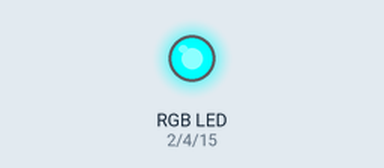
Simulated run of this sketch. Board: ESP8266 (NodeMCU). Shown: an RGB LED mixed from three pins (HIGH = lit).

Above: at 0.7 s.
At 1.8 s:
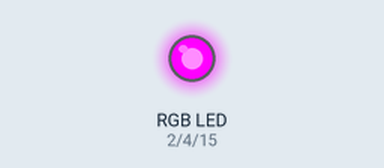
At 2.9 s:
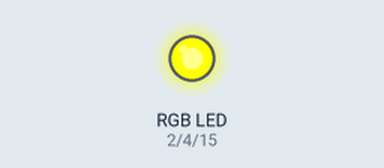
At 4.0 s:
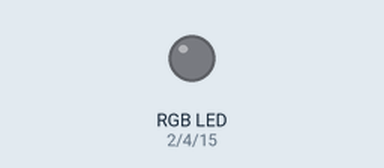
At 5.7 s:
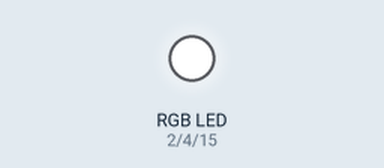
Timing chart, 0 to 6.0 s (numbered marks = the images above):
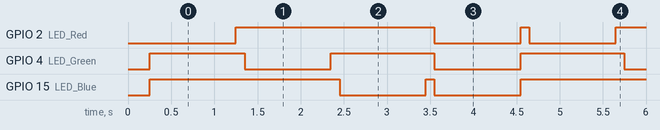

The sketch:

IPEM-1_Test_Code_RGB_LED.ino
```cpp
/*
  Dave Williams, DitroniX 2019-2023 (ditronix.net)
  IPEM-1 ESP32 ATM90E32 ATM90E36 IoT Power Energy Monitoring Energy Monitor v1.0
  Features include ESP32 IPEM ESP32 ATM90E32 ATM90E36 16bit ADC EEPROM 3Phase 3+1 CT-Clamps Current Voltage Frequency Power Factor GPIO I2C OLED SMPS D1 USB
  PCA 1.2302-201 - Test Code Firmware v1 - 18th February 2023

  The purpose of this test code is to cycle through the various main functions of the board, as shown below, as part of board bring up testing.

  Simplified Board Bring Up Test - RGB LED - Cycle through the Colours

  Remember!
  Set the BOARD to ESP32, 'WEMOS D1 MINI ESP32' DEV Module (or similar).
  You may set the BAUD rate to 921600 to speed up flashing.
  The SDK does NOT need external power to flash.  It will take Power from the USB 5V.

  Note: In the default state, upon first power up and during reset, the Green LED may be partially lit. Once programmed and the GPIO defined, the Green LED will go off after power up.

  This test code is OPEN SOURCE and formatted for easier viewing.  Although is is not intended for real world use, it may be freely used, or modified as needed.
  It is distributed on an "AS IS" BASIS, WITHOUT WARRANTIES OR CONDITIONS OF ANY KIND, either express or implied.

  Further information, details and examples can be found on our website wiki pages ditronix.net/wiki and github.com/DitroniX
*/

// **************** OUTPUTS ****************
#define LED_Red 2 // Red LED
#define LED_Green 4 // Green LED
#define LED_Blue 15 // Blue LED

void setup() {

  // Stabalise
  delay(250);

  //  Configures the specified LED GPIO as outputs
  pinMode(LED_Red, OUTPUT);
  pinMode(LED_Green, OUTPUT);
  pinMode(LED_Blue, OUTPUT);

  // LEDs Default Off State
  digitalWrite(LED_Red, HIGH);
  digitalWrite(LED_Green, HIGH);
  digitalWrite(LED_Blue, HIGH);
}

void loop() {

  // Test RGB LEDs

  // Red
  digitalWrite(LED_Red, LOW);
  delay(1000);
  digitalWrite(LED_Red, HIGH);
  delay(100);

  // Green
  digitalWrite(LED_Green, LOW);
  delay(1000);
  digitalWrite(LED_Green, HIGH);
  delay(100);

  // Blue
  digitalWrite(LED_Blue, LOW);
  delay(1000);
  digitalWrite(LED_Blue, HIGH);
  delay(100);

  // White
  digitalWrite(LED_Red, LOW);
  digitalWrite(LED_Green, LOW);
  digitalWrite(LED_Blue, LOW);
  delay(1000);
  digitalWrite(LED_Red, HIGH);
  digitalWrite(LED_Green, HIGH);
  digitalWrite(LED_Blue, HIGH);
  delay(100);

}
```

Measured:
- by itself, GPIO 2 (LED_Red): repeats every 4.4 s: LOW 1.0 s, HIGH 0.10 s, LOW 1.0 s, HIGH 2.3 s
- by itself, GPIO 4 (LED_Green): alternates HIGH for 1.2 s and LOW for 1.0 s
- by itself, GPIO 15 (LED_Blue): repeats every 4.4 s: HIGH 0.10 s, LOW 1.0 s, HIGH 2.3 s, LOW 1.0 s
